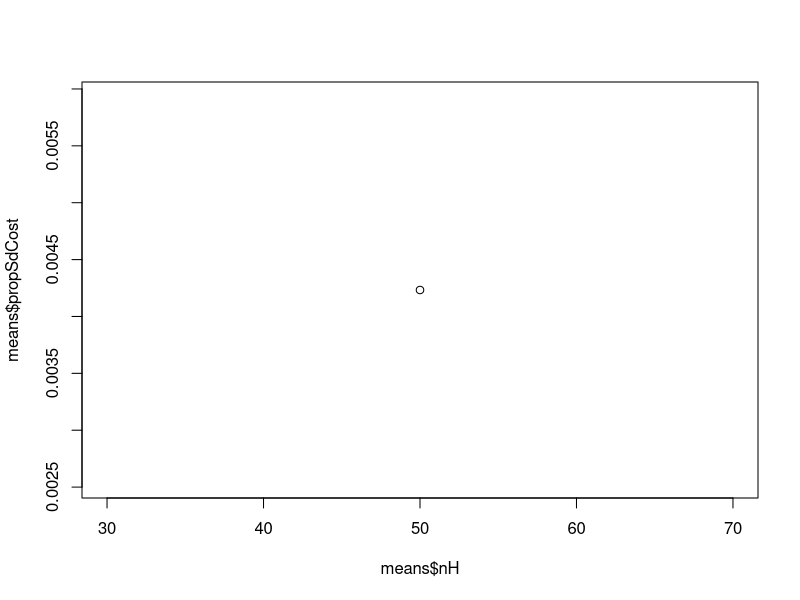
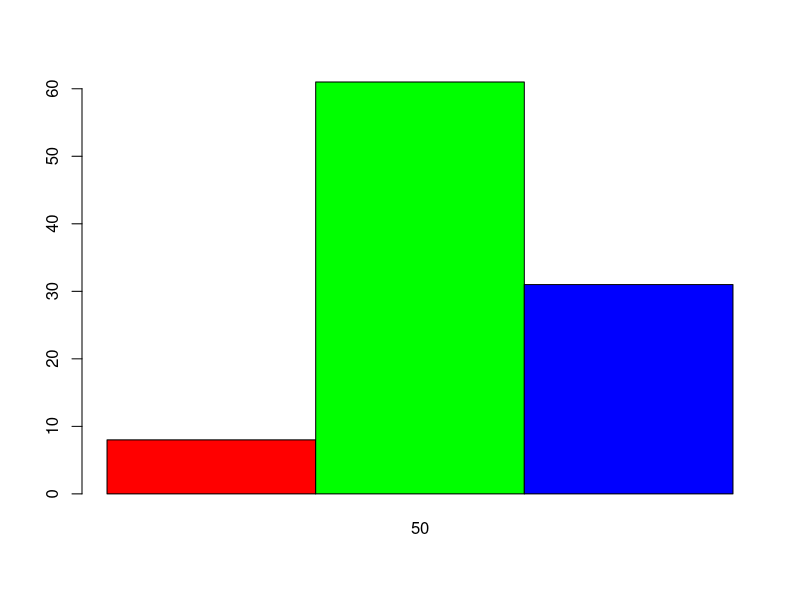
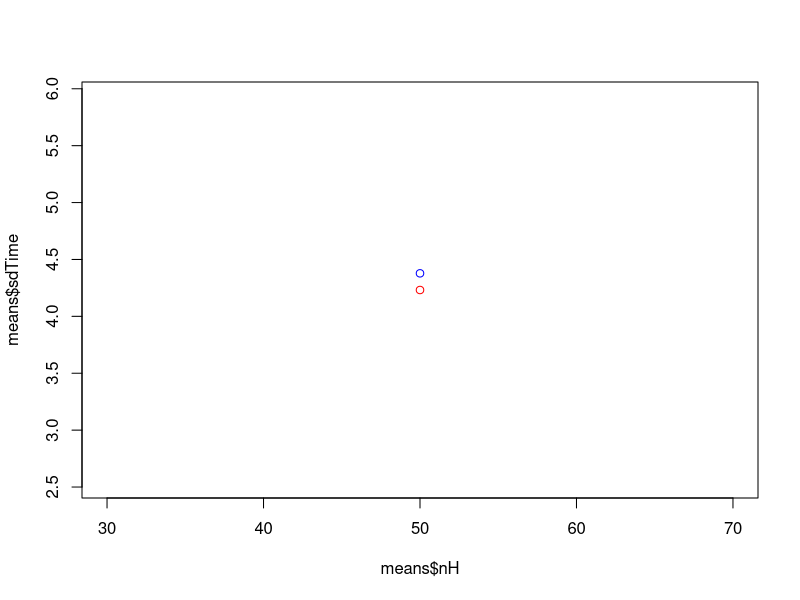
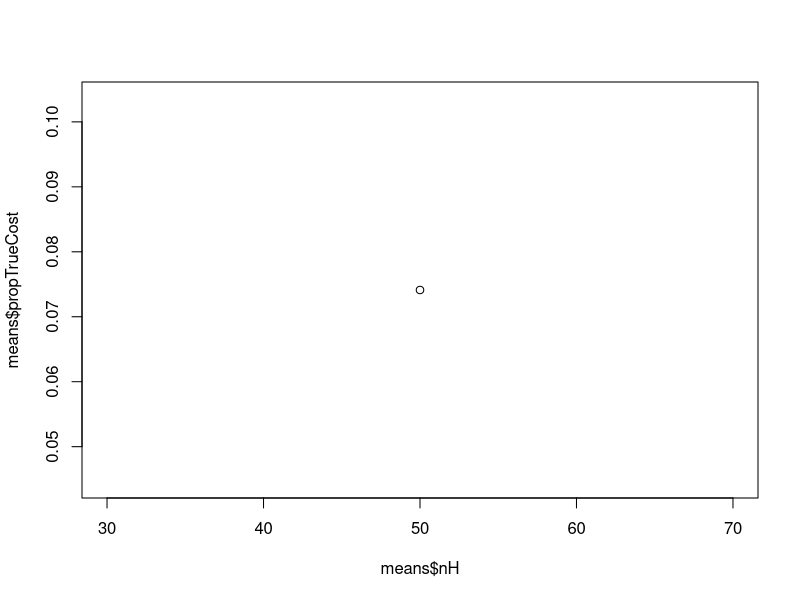

Write R code to recreate these figures, in order.
dat <- read.csv("allresults.csv", header=T)

#default values (change nP to 20)
nH <- 50
nP <- 30
rB <- 2
pJ <- 0.5

d <- 10
l <- 1
dat$trueCost <- d*dat$nAllDupEvents+l*dat$nLineageSort

dat$propSdCost <- (dat$cost - dat$mrCost)/dat$mrCost
dat$propTrueCost <- (dat$trueCost - dat$cost)/dat$cost

dat$sdBetter <- dat$cost < dat$mrCost
dat$same <- dat$cost == dat$mrCost
dat$mrBetter <- dat$mrCost < dat$cost

#varying nH
nHdat <- dat[dat$nP==nP & dat$rB==rB & dat$pJ == pJ,]

totals <- aggregate(nHdat, by = list(nHdat$nH), FUN = sum)
means <- aggregate(nHdat, by = list(nHdat$nH), FUN = mean)
sds <- aggregate(nHdat, by = list(nHdat$nH), FUN = sd)

#compare cost to Multrec - proportional increase
plot(means$nH, means$propSdCost)

#compare cost to Multrec - counts
barplot(t(as.matrix(totals[,c("sdBetter","same","mrBetter")])), names.arg=means$nH, beside=T, col=c("red","green","blue"))

#compare time to Multrec
plot(means$nH, means$sdTime, col="red")
points(means$nH, means$mrTime, col="blue")

#compare cost to true reconciliation
plot(means$nH, means$propTrueCost)
